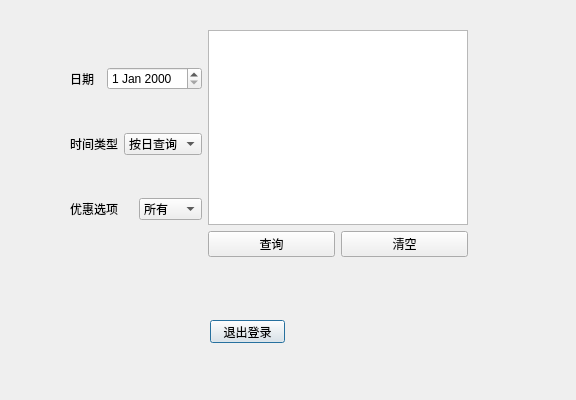
<?xml version="1.0" encoding="UTF-8"?>
<ui version="4.0">
 <class>AdminDlg</class>
 <widget class="QDialog" name="AdminDlg">
  <property name="geometry">
   <rect>
    <x>0</x>
    <y>0</y>
    <width>576</width>
    <height>400</height>
   </rect>
  </property>
  <property name="windowTitle">
   <string>Dialog</string>
  </property>
  <widget class="QPushButton" name="btn_logout">
   <property name="geometry">
    <rect>
     <x>210</x>
     <y>320</y>
     <width>75</width>
     <height>23</height>
    </rect>
   </property>
   <property name="text">
    <string>退出登录</string>
   </property>
  </widget>
  <widget class="QWidget" name="layoutWidget">
   <property name="geometry">
    <rect>
     <x>70</x>
     <y>30</y>
     <width>398</width>
     <height>227</height>
    </rect>
   </property>
   <layout class="QHBoxLayout" name="horizontalLayout_5">
    <item>
     <layout class="QVBoxLayout" name="verticalLayout_2">
      <item>
       <layout class="QHBoxLayout" name="horizontalLayout">
        <item>
         <widget class="QLabel" name="label">
          <property name="text">
           <string>日期</string>
          </property>
         </widget>
        </item>
        <item>
         <widget class="QDateEdit" name="date_query"/>
        </item>
       </layout>
      </item>
      <item>
       <layout class="QHBoxLayout" name="horizontalLayout_4">
        <item>
         <widget class="QLabel" name="label_3">
          <property name="text">
           <string>时间类型</string>
          </property>
         </widget>
        </item>
        <item>
         <widget class="QComboBox" name="cobox_queryType">
          <item>
           <property name="text">
            <string>按日查询</string>
           </property>
          </item>
          <item>
           <property name="text">
            <string>按月查询</string>
           </property>
          </item>
         </widget>
        </item>
       </layout>
      </item>
      <item>
       <layout class="QHBoxLayout" name="horizontalLayout_2">
        <item>
         <widget class="QLabel" name="label_2">
          <property name="text">
           <string>优惠选项</string>
          </property>
         </widget>
        </item>
        <item>
         <widget class="QComboBox" name="cobox_choose">
          <item>
           <property name="text">
            <string>所有</string>
           </property>
          </item>
          <item>
           <property name="text">
            <string>成人</string>
           </property>
          </item>
          <item>
           <property name="text">
            <string>小孩</string>
           </property>
          </item>
          <item>
           <property name="text">
            <string>老人</string>
           </property>
          </item>
          <item>
           <property name="text">
            <string>团体</string>
           </property>
          </item>
         </widget>
        </item>
       </layout>
      </item>
     </layout>
    </item>
    <item>
     <layout class="QVBoxLayout" name="verticalLayout">
      <item>
       <widget class="QTextEdit" name="edit_reslut"/>
      </item>
      <item>
       <layout class="QHBoxLayout" name="horizontalLayout_3">
        <item>
         <widget class="QPushButton" name="btn_query">
          <property name="text">
           <string>查询</string>
          </property>
         </widget>
        </item>
        <item>
         <widget class="QPushButton" name="btn_clear">
          <property name="text">
           <string>清空</string>
          </property>
         </widget>
        </item>
       </layout>
      </item>
     </layout>
    </item>
   </layout>
  </widget>
 </widget>
 <resources/>
 <connections/>
</ui>
